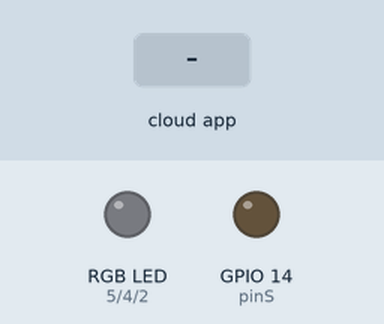
This sketch was run on a simulated ESP8266 (NodeMCU). On the bench: an RGB LED mixed from three pins (HIGH = lit), output pins drawn as LEDs (lit = HIGH). Inputs (shaded band) come from the test bench. Dim RGB values are drawn brighter than linear; WiFi joins after 1.5 s; servers stay silent unless stated; random numbers use the default seed unless the sketch sets one; the Firebase database answers and starts empty; what the sketch prints to the serial monitor is not drawn.

Above: at 2.7 s.
2.8 s: the phone or cloud app sets cycle to 1
At 3.6 s:
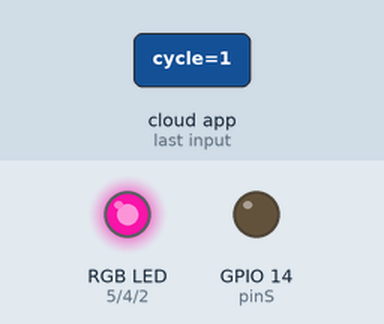
5.8 s: the phone or cloud app sets state to 1
At 6.6 s:
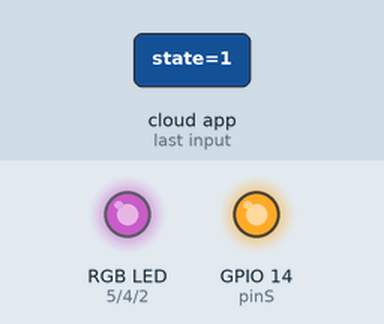
8.8 s: the phone or cloud app sets state to 0
At 9.6 s:
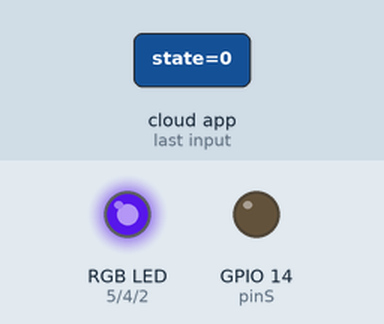
11.8 s: the phone or cloud app sets state to 1
At 12.6 s:
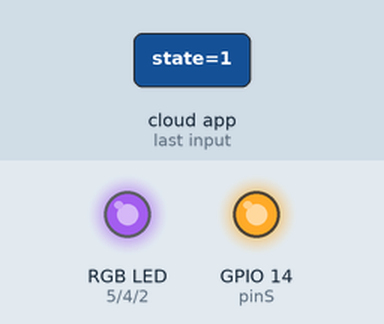
14.8 s: the phone or cloud app sets cycle to 0
16.5 s: the phone or cloud app sets red to 1
At 17.9 s:
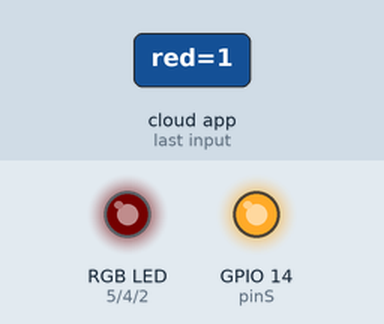
Timing chart, 0 to 19.5 s (numbered marks = the images above; inputs shaded):
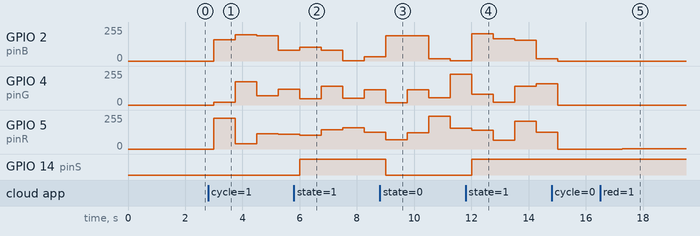

The sketch:

ledrgbesp8266arduino.ino
```cpp
#include <ESP8266WiFi.h>
#include <ESP8266HTTPClient.h>

// Biblioteca do Firebase
#include <FirebaseESP8266.h>

// Host do Firebase
#define FIREBASE_HOST "ledrgbesp8266fire-default-rtdb.firebaseio.com"
// Token del Firebase
#define FIREBASE_AUTH "kMQPbulhPX3iG1S53mQjKVPi5UjLDSswAziG7SPr"

// Conexão ao ponto de acceso wifi
#define WIFI_SSID "Nome_da_rede_wifi"
#define WIFI_PASSWORD "Senha_da_rede_wifi"

WiFiClient client;
FirebaseData firebaseData;

// Pin rgb de cada LED
#define pinR 5
#define pinG 4
#define pinB 2
#define pinS 14

void setup() {
  Serial.begin(9600);

  WiFi.begin (WIFI_SSID, WIFI_PASSWORD);
  while (WiFi.status() != WL_CONNECTED) {
    delay(500);
    Serial.print(".");
  }

  Serial.println ("");
  Serial.println ("Wifi Conectado!");
  Serial.println(WiFi.localIP());

  Firebase.begin(FIREBASE_HOST, FIREBASE_AUTH);

  pinMode(pinR,OUTPUT);
  pinMode(pinG,OUTPUT);
  pinMode(pinB,OUTPUT);
  pinMode(pinS,OUTPUT);
}

void loop() {

  Firebase.getInt(firebaseData,"/red");
  int red = firebaseData.intData();
  Serial.println(red);


  Firebase.getInt(firebaseData,"/green");
  int green = firebaseData.intData();

  Firebase.getInt(firebaseData,"/blue");
  int blue = firebaseData.intData();

  Firebase.getInt(firebaseData,"/state");
  int state = firebaseData.intData();

  Firebase.getInt(firebaseData,"/cycle");
  int cycle = firebaseData.intData();

  digitalWrite(pinS, state);

  if (cycle == 0) {
    analogWrite(pinR, red);
    analogWrite(pinG, green);
    analogWrite(pinB, blue);
  } else {
    analogWrite(pinR, random(0,255));
    analogWrite(pinG, random(0,255));
    analogWrite(pinB, random(0,255));
  }

}
```

Measured:
- after the input at 2.8 s, GPIO 2 (pinB): 0/255 → 158/255 after 0.20 s, → 197/255 0.75 s later, → 188/255 0.75 s later, → 80/255 0.75 s later; GPIO 4 (pinG): 0/255 → 19/255 after 0.20 s, → 175/255 0.75 s later, → 68/255 0.75 s later, → 120/255 0.75 s later
- after the input at 5.8 s, GPIO 14 (pinS): LOW → HIGH after 0.21 s
- after the input at 8.8 s, GPIO 14 (pinS): HIGH → LOW after 0.21 s
- after the input at 11.8 s, GPIO 14 (pinS): LOW → HIGH after 0.21 s
- after the input at 16.5 s, GPIO 5 (pinR): 0/255 → 1/255 after 0.76 s
